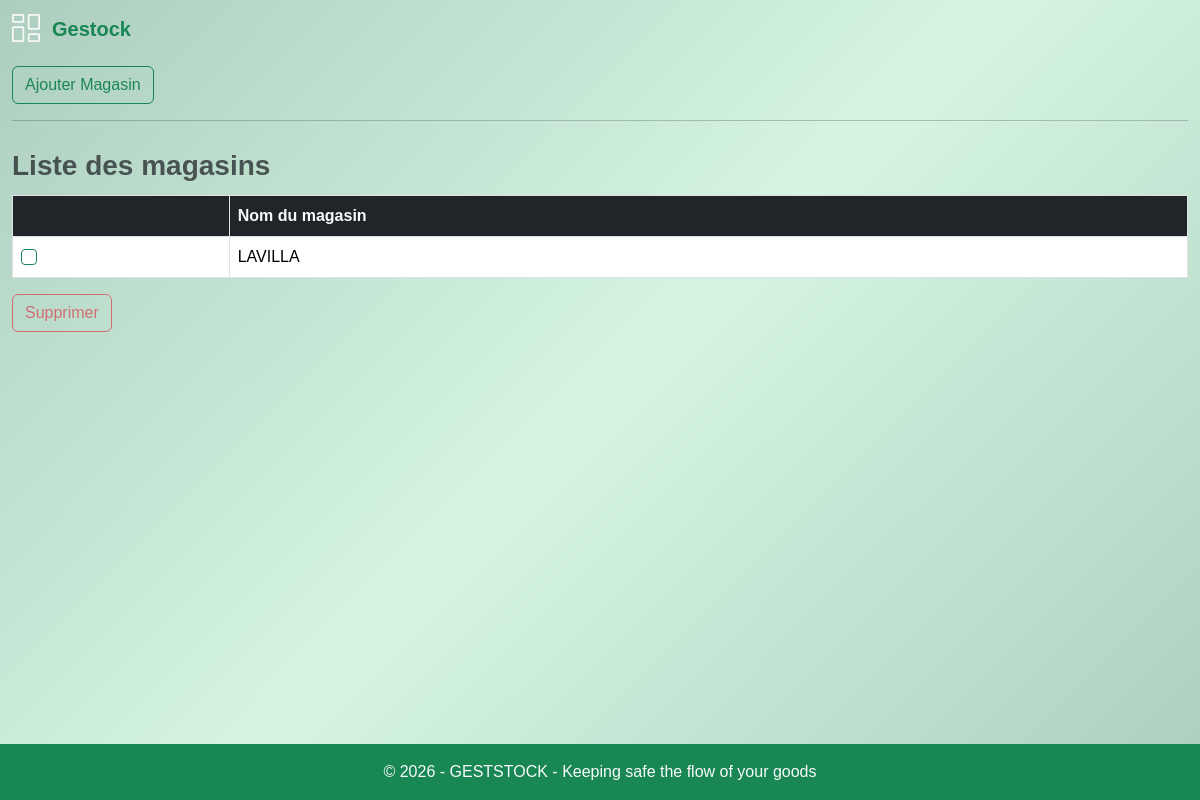
The page /gestion_materiel/magasin on the database as committed earlier.
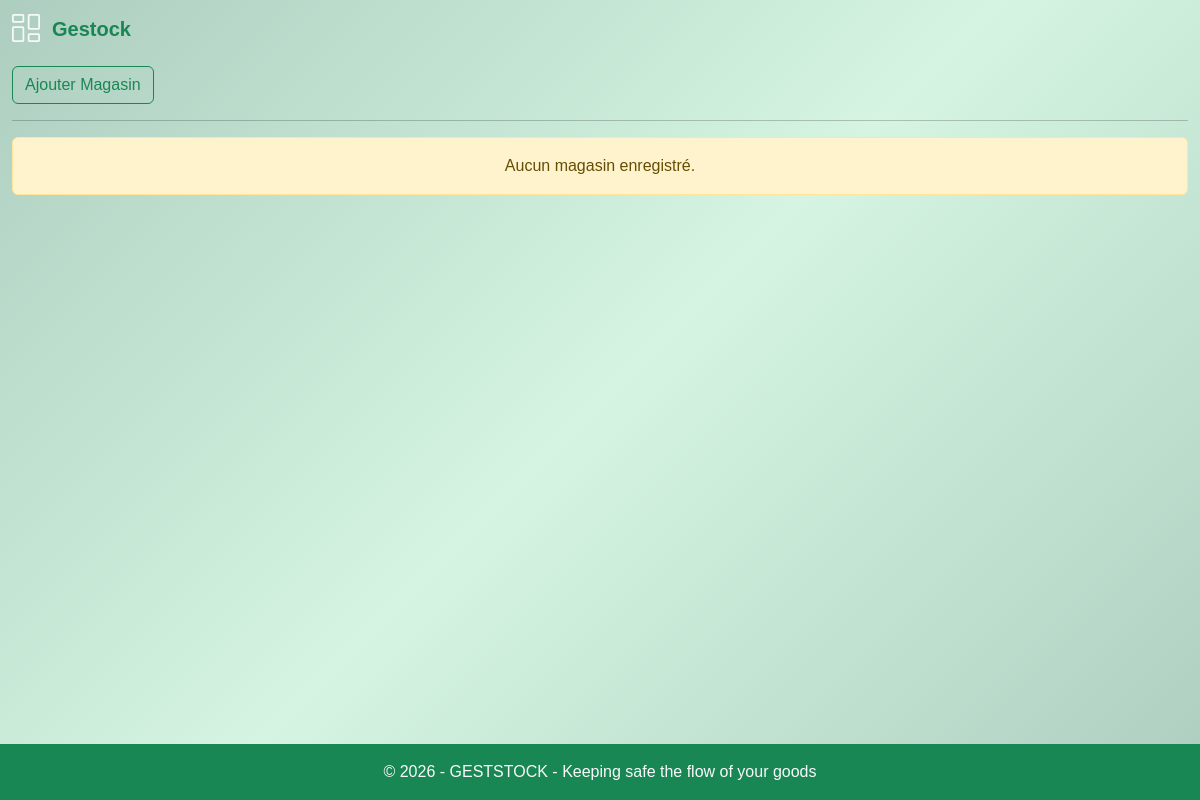
The same page on the database as committed later.
### models.py (models this page shows)
class Magasin(db.Model):
    id = db.Column(db.Integer, primary_key=True)
    nom = db.Column(db.String(120), unique=True, nullable=False)
    stocks = db.relationship("Stock", backref="magasin", lazy=True)
    achats = db.relationship(
        "Achat",
        back_populates="magasin",
        cascade="all, delete-orphan"
    )

### routes.py (the view)
@app.route('/gestion_materiel/magasin', methods=['GET', 'POST'])
def magasin():
    form = MagasinForm()
    if form.validate_on_submit():
        nouveau = Magasin(nom=form.nom.data)
        db.session.add(nouveau)
        db.session.commit()
        return redirect(url_for('magasin'))
    magasins = Magasin.query.all()
    return render_template("magasin.html", magasins=magasins, form=form)

### forms.py
class MagasinForm(FlaskForm):
    nom = StringField("Nom du magasin", validators=[DataRequired()])
    submit = SubmitField("Enregistrer")

### routes.py (called while the page is built)
@app.after_request
def disable_cache(response):
    response.headers["Cache-Control"] = "no-store, no-cache, must-revalidate, private"
    response.headers["Pragma"] = "no-cache"
    response.headers["Expires"] = "0"
    return response

@app.context_processor
def utility_processor():
    def is_active(prefix):
        return request.endpoint and prefix in request.endpoint
    return dict(is_active=is_active)

### templates/magasin.html (shortened to what this page needs)
{% extends "base.html" %}
{% block content %}
<div class="py-2">
<div class="row">
    <div class="col">
        <a class="btn btn-outline-success"
           data-bs-toggle="modal"
           data-bs-target="#addMagasinModal">
           Ajouter Magasin
        </a>
    </div>
</div>
<hr>
{% if magasins %}
<form action="{{ url_for('delete_magasins') }}" method="post">
<div class="table-responsive" style="max-height: 330px; overflow-y:auto;">
<table class="table table-bordered caption-top align-middle">
    <caption class="fs-3 fw-semibold">
        Liste des magasins
    </caption>
    <thead>
        <tr>
            <th></th>
            <th class="text-light">Nom du magasin</th>
        </tr>
    </thead>
    <tbody>
        {% for magasin in magasins %}
        <tr class="magasin-row"
            data-id="{{ magasin.id }}"
            data-nom="{{ magasin.nom }}"
            style="cursor:pointer">
            <td>
                <input class="form-check-input border-success magasin-checkbox"
                       name="magasin_ids"
                       type="checkbox"
                       value="{{ magasin.id }}">
            </td>
            <td>{{ magasin.nom.upper() }}</td>
        </tr>
        {% endfor %}
    </tbody>
</table>
</div>
<button type="submit"
        class="btn btn-outline-danger"
        onclick="return confirm('Supprimer ce ou ces magasins ?')">
        Supprimer
</button>
</form>
{% else %}
<div class="alert alert-warning text-center">
    Aucun magasin enregistré.
</div>
{% endif %}
</div>
{% endblock %}

Rows that differ between the two databases and show on the page:
removed Magasin: nom "LAVILLA"
Other text that changed with them:
text no longer shown: "Liste des magasins Nom du magasin Supprimer"
text now shown: "Aucun magasin enregistré."
